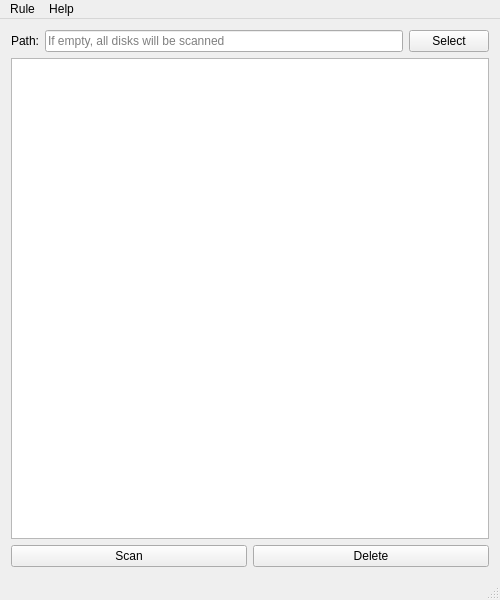
<?xml version="1.0" encoding="UTF-8"?>
<ui version="4.0">
 <class>VsCacheCleanerClass</class>
 <widget class="QMainWindow" name="VsCacheCleanerClass">
  <property name="geometry">
   <rect>
    <x>0</x>
    <y>0</y>
    <width>500</width>
    <height>600</height>
   </rect>
  </property>
  <property name="windowTitle">
   <string>VsCacheCleaner</string>
  </property>
  <widget class="QWidget" name="centralWidget">
   <layout class="QVBoxLayout" name="verticalLayout_3">
    <item>
     <layout class="QHBoxLayout" name="horizontalLayout">
      <item>
       <widget class="QLabel" name="labelPath">
        <property name="text">
         <string>Path:</string>
        </property>
       </widget>
      </item>
      <item>
       <widget class="QLineEdit" name="lineEditPath">
        <property name="focusPolicy">
         <enum>Qt::NoFocus</enum>
        </property>
        <property name="readOnly">
         <bool>true</bool>
        </property>
        <property name="placeholderText">
         <string>If empty, all disks will be scanned</string>
        </property>
        <property name="clearButtonEnabled">
         <bool>true</bool>
        </property>
       </widget>
      </item>
      <item>
       <widget class="QPushButton" name="pushButtonSelect">
        <property name="text">
         <string>Select</string>
        </property>
       </widget>
      </item>
     </layout>
    </item>
    <item>
     <layout class="QVBoxLayout" name="verticalLayout">
      <item>
       <widget class="QTableView" name="tableViewItems">
        <property name="selectionBehavior">
         <enum>QAbstractItemView::SelectRows</enum>
        </property>
        <property name="sortingEnabled">
         <bool>true</bool>
        </property>
        <property name="wordWrap">
         <bool>false</bool>
        </property>
        <attribute name="horizontalHeaderHighlightSections">
         <bool>false</bool>
        </attribute>
        <attribute name="verticalHeaderVisible">
         <bool>false</bool>
        </attribute>
        <attribute name="verticalHeaderMinimumSectionSize">
         <number>20</number>
        </attribute>
        <attribute name="verticalHeaderDefaultSectionSize">
         <number>20</number>
        </attribute>
       </widget>
      </item>
      <item>
       <layout class="QHBoxLayout" name="horizontalLayout_3">
        <item>
         <widget class="QPushButton" name="pushButtonScan">
          <property name="text">
           <string>Scan</string>
          </property>
         </widget>
        </item>
        <item>
         <widget class="QPushButton" name="pushButtonDelete">
          <property name="text">
           <string>Delete</string>
          </property>
         </widget>
        </item>
       </layout>
      </item>
     </layout>
    </item>
   </layout>
  </widget>
  <widget class="QMenuBar" name="menuBar">
   <property name="geometry">
    <rect>
     <x>0</x>
     <y>0</y>
     <width>500</width>
     <height>23</height>
    </rect>
   </property>
   <widget class="QMenu" name="menuRule">
    <property name="title">
     <string>Rule</string>
    </property>
    <addaction name="actionMenuCheckItemsAccessed7DaysAgo"/>
    <addaction name="actionMenuCheckItemsAccessed1MonthAgo"/>
    <addaction name="actionMenuCheckItemsAccessed3MonthsAgo"/>
    <addaction name="actionMenuCheckItemsAccessed6MonthsAgo"/>
    <addaction name="actionMenuCheckItemsAccessed1YearAgo"/>
    <addaction name="separator"/>
    <addaction name="actionMenuCheckItemsGreaterThan50MbInSize"/>
    <addaction name="actionMenuCheckItemsGreaterThan100MbInSize"/>
    <addaction name="actionMenuCheckItemsGreaterThan500MbInSize"/>
    <addaction name="actionMenuCheckItemsGreaterThan1GbInSize"/>
    <addaction name="actionMenuCheckItemsGreaterThan3GbInSize"/>
   </widget>
   <widget class="QMenu" name="menuHelp">
    <property name="title">
     <string>Help</string>
    </property>
    <addaction name="actionReportIssue"/>
    <addaction name="actionCheckUpdate"/>
    <addaction name="separator"/>
    <addaction name="actionAbout"/>
   </widget>
   <addaction name="menuRule"/>
   <addaction name="menuHelp"/>
  </widget>
  <widget class="QStatusBar" name="statusBar"/>
  <action name="actionMenuCheckItemsAccessed7DaysAgo">
   <property name="text">
    <string>Check items accessed 7 days ago</string>
   </property>
  </action>
  <action name="actionMenuCheckItemsAccessed1MonthAgo">
   <property name="text">
    <string>Check items accessed 1 month ago</string>
   </property>
  </action>
  <action name="actionMenuCheckItemsAccessed3MonthsAgo">
   <property name="text">
    <string>Check items accessed 3 months ago</string>
   </property>
  </action>
  <action name="actionMenuCheckItemsAccessed6MonthsAgo">
   <property name="text">
    <string>Check items accessed 6 months ago</string>
   </property>
  </action>
  <action name="actionMenuCheckItemsAccessed1YearAgo">
   <property name="text">
    <string>Check items accessed 1 year ago</string>
   </property>
  </action>
  <action name="actionReportIssue">
   <property name="text">
    <string>Report issue...</string>
   </property>
  </action>
  <action name="actionCheckUpdate">
   <property name="text">
    <string>Check update...</string>
   </property>
  </action>
  <action name="actionAbout">
   <property name="text">
    <string>About</string>
   </property>
  </action>
  <action name="actionMenuCheckItemsGreaterThan50MbInSize">
   <property name="text">
    <string>Check items greater than 50 MB in size</string>
   </property>
  </action>
  <action name="actionMenuCheckItemsGreaterThan100MbInSize">
   <property name="text">
    <string>Check items greater than 100 MB in size</string>
   </property>
  </action>
  <action name="actionMenuCheckItemsGreaterThan500MbInSize">
   <property name="text">
    <string>Check items greater than 500 MB in size</string>
   </property>
  </action>
  <action name="actionMenuCheckItemsGreaterThan1GbInSize">
   <property name="text">
    <string>Check items greater than 1 GB in size</string>
   </property>
  </action>
  <action name="actionMenuCheckItemsGreaterThan3GbInSize">
   <property name="text">
    <string>Check items greater than 3 GB in size</string>
   </property>
  </action>
 </widget>
 <layoutdefault spacing="6" margin="11"/>
 <resources>
  <include location="Resource.qrc"/>
 </resources>
 <connections/>
</ui>
